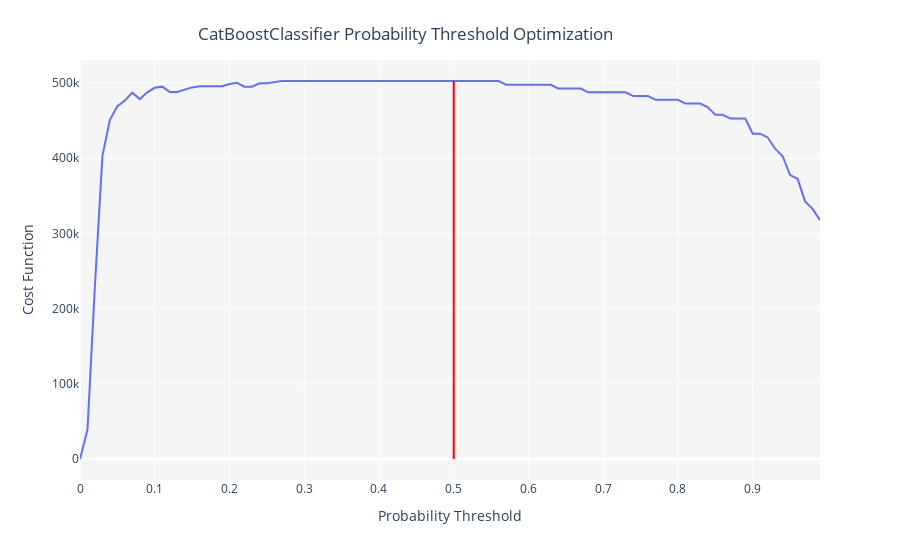

The notebook cell saved with this chart:
### Markdown cell above
###### Optimizing threshold

### Code cell
optimize_threshold(best, true_negative = 1500, false_negative = -5000)
